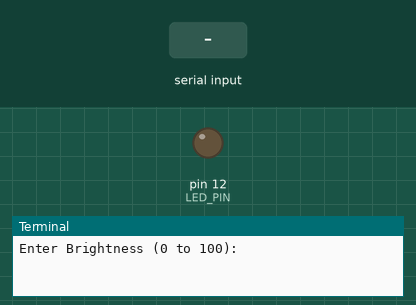
Simulated run of this program. Board: Raspberry Pi (header pin numbers). On the bench: output pins drawn as LEDs (lit = HIGH), the last lines printed to the terminal. Inputs (shaded band) come from the test bench.

Above: at 1.2 s.
1.3 s: "5" typed at the terminal, then Enter
At 2.0 s:
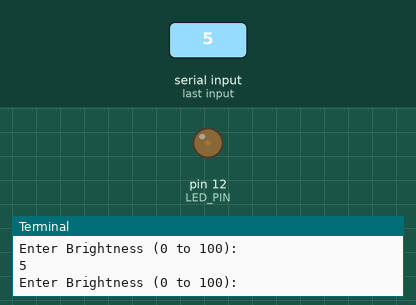
2.8 s: "90" typed at the terminal, then Enter
At 3.2 s:
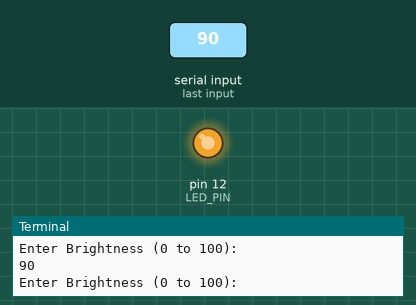
Timing chart, 0 to 5.8 s (numbered marks = the images above; inputs shaded):
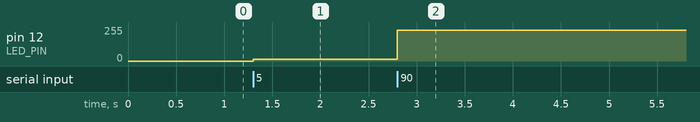

Measured:
- after the input at 1.3 s, pin 12 (LED_PIN): 0/255 → 13/255 at once
- after the input at 2.8 s, pin 12 (LED_PIN): 13/255 → 230/255 at once

The program:

adjust_led_bright.py
```python
# (licence header left out)
import RPi.GPIO as GPIO
import time

try:
    input = raw_input
except NameError:
    pass

GPIO.setmode(GPIO.BOARD)
LED_PIN = 12
GPIO.setup(LED_PIN, GPIO.OUT)

pwm_led = GPIO.PWM(LED_PIN, 100)
pwm_led.start(0)

try:
    while True:
        duty_s = input("Enter Brightness (0 to 100):")
        duty = int(duty_s)

        if duty >= 0 and duty <= 100 :
            pwm_led.ChangeDutyCycle(duty)

except KeyboardInterrupt:
    print("Exception: KeyboardInterrupt")

finally:
    pwm_led.stop()
    GPIO.cleanup()
```
